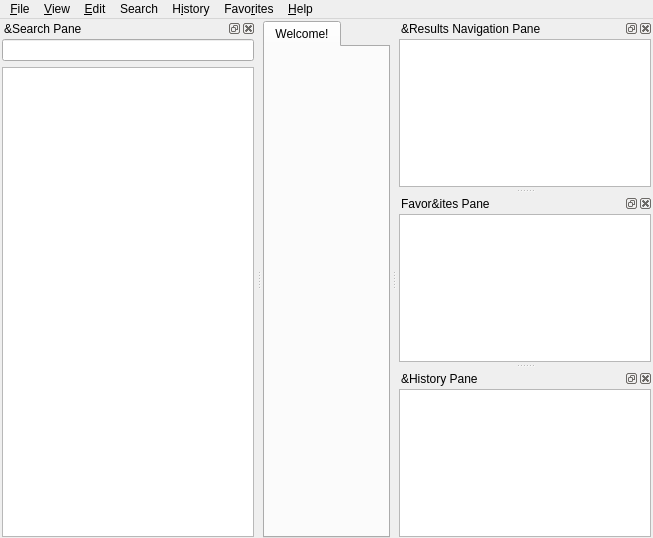
<?xml version="1.0" encoding="UTF-8"?>
<ui version="4.0">
 <class>MainWindow</class>
 <widget class="QMainWindow" name="MainWindow">
  <property name="geometry">
   <rect>
    <x>0</x>
    <y>0</y>
    <width>653</width>
    <height>538</height>
   </rect>
  </property>
  <property name="windowTitle">
   <string notr="true">GoldenDict-ng</string>
  </property>
  <widget class="QWidget" name="centralWidget">
   <layout class="QHBoxLayout" name="horizontalLayout_2">
    <property name="leftMargin">
     <number>1</number>
    </property>
    <property name="topMargin">
     <number>2</number>
    </property>
    <property name="rightMargin">
     <number>1</number>
    </property>
    <property name="bottomMargin">
     <number>0</number>
    </property>
    <item>
     <widget class="MainTabWidget" name="tabWidget">
      <property name="currentIndex">
       <number>0</number>
      </property>
      <property name="iconSize">
       <size>
        <width>16</width>
        <height>16</height>
       </size>
      </property>
      <property name="elideMode">
       <enum>Qt::ElideRight</enum>
      </property>
      <widget class="QWidget" name="tab">
       <attribute name="title">
        <string>Welcome!</string>
       </attribute>
       <layout class="QHBoxLayout" name="horizontalLayout_4">
        <property name="leftMargin">
         <number>0</number>
        </property>
        <property name="topMargin">
         <number>0</number>
        </property>
        <property name="rightMargin">
         <number>0</number>
        </property>
        <property name="bottomMargin">
         <number>0</number>
        </property>
       </layout>
      </widget>
     </widget>
    </item>
   </layout>
  </widget>
  <widget class="QMenuBar" name="menubar">
   <property name="geometry">
    <rect>
     <x>0</x>
     <y>0</y>
     <width>653</width>
     <height>22</height>
    </rect>
   </property>
   <widget class="QMenu" name="menuFile">
    <property name="title">
     <string>&amp;File</string>
    </property>
    <addaction name="newTab"/>
    <addaction name="separator"/>
    <addaction name="pageSetup"/>
    <addaction name="printPreview"/>
    <addaction name="print"/>
    <addaction name="separator"/>
    <addaction name="saveArticle"/>
    <addaction name="separator"/>
    <addaction name="rescanFiles"/>
    <addaction name="separator"/>
    <addaction name="actionCloseToTray"/>
    <addaction name="quit"/>
   </widget>
   <widget class="QMenu" name="menu_Edit">
    <property name="title">
     <string>&amp;Edit</string>
    </property>
    <addaction name="dictionaries"/>
    <addaction name="preferences"/>
   </widget>
   <widget class="QMenu" name="menu_Help">
    <property name="title">
     <string>&amp;Help</string>
    </property>
    <addaction name="showReference"/>
    <addaction name="separator"/>
    <addaction name="visitHomepage"/>
    <addaction name="visitForum"/>
    <addaction name="separator"/>
    <addaction name="openConfigFolder"/>
    <addaction name="separator"/>
    <addaction name="about"/>
   </widget>
   <widget class="QMenu" name="menuView">
    <property name="title">
     <string>&amp;View</string>
    </property>
    <widget class="QMenu" name="menuZoom">
     <property name="title">
      <string>&amp;Zoom</string>
     </property>
    </widget>
    <addaction name="menuZoom"/>
   </widget>
   <widget class="QMenu" name="menuHistory">
    <property name="title">
     <string>H&amp;istory</string>
    </property>
    <addaction name="showHideHistory"/>
    <addaction name="exportHistory"/>
    <addaction name="importHistory"/>
    <addaction name="separator"/>
    <addaction name="clearHistory"/>
   </widget>
   <widget class="QMenu" name="menuSearch">
    <property name="title">
     <string>Search</string>
    </property>
    <addaction name="searchInPageAction"/>
    <addaction name="fullTextSearchAction"/>
   </widget>
   <widget class="QMenu" name="menuFavorites">
    <property name="title">
     <string>Favo&amp;rites</string>
    </property>
    <addaction name="showHideFavorites"/>
    <addaction name="exportFavorites"/>
    <addaction name="ExportFavoritesToList"/>
    <addaction name="importFavorites"/>
    <addaction name="separator"/>
    <addaction name="actionAddToFavorites"/>
   </widget>
   <addaction name="menuFile"/>
   <addaction name="menuView"/>
   <addaction name="menu_Edit"/>
   <addaction name="menuSearch"/>
   <addaction name="menuHistory"/>
   <addaction name="menuFavorites"/>
   <addaction name="menu_Help"/>
  </widget>
  <widget class="QDockWidget" name="searchPane">
   <property name="windowTitle">
    <string>&amp;Search Pane</string>
   </property>
   <attribute name="dockWidgetArea">
    <number>1</number>
   </attribute>
   <widget class="SearchPaneWidget" name="searchPaneWidget">
    <property name="sizePolicy">
     <sizepolicy hsizetype="Preferred" vsizetype="Preferred">
      <horstretch>0</horstretch>
      <verstretch>0</verstretch>
     </sizepolicy>
    </property>
    <layout class="QVBoxLayout" name="verticalLayout">
     <property name="leftMargin">
      <number>2</number>
     </property>
     <property name="topMargin">
      <number>1</number>
     </property>
     <property name="rightMargin">
      <number>2</number>
     </property>
     <property name="bottomMargin">
      <number>1</number>
     </property>
     <item>
      <widget class="QLineEdit" name="translateLine">
       <property name="frame">
        <bool>true</bool>
       </property>
      </widget>
     </item>
     <item>
      <widget class="QListWidget" name="wordList"/>
     </item>
    </layout>
   </widget>
  </widget>
  <widget class="QDockWidget" name="dictsPane">
   <property name="windowTitle">
    <string>&amp;Results Navigation Pane</string>
   </property>
   <attribute name="dockWidgetArea">
    <number>2</number>
   </attribute>
   <widget class="DictsPaneWidget" name="dictsPaneWidget">
    <layout class="QVBoxLayout" name="verticalLayout_2">
     <property name="leftMargin">
      <number>2</number>
     </property>
     <property name="topMargin">
      <number>1</number>
     </property>
     <property name="rightMargin">
      <number>2</number>
     </property>
     <property name="bottomMargin">
      <number>1</number>
     </property>
     <item>
      <widget class="QListWidget" name="dictsList"/>
     </item>
    </layout>
   </widget>
  </widget>
  <widget class="QDockWidget" name="favoritesPane">
   <property name="windowTitle">
    <string>Favor&amp;ites Pane</string>
   </property>
   <attribute name="dockWidgetArea">
    <number>2</number>
   </attribute>
   <widget class="FavoritesPaneWidget" name="favoritesPaneWidget">
    <layout class="QVBoxLayout" name="verticalLayout_3">
     <property name="leftMargin">
      <number>2</number>
     </property>
     <property name="topMargin">
      <number>1</number>
     </property>
     <property name="rightMargin">
      <number>2</number>
     </property>
     <property name="bottomMargin">
      <number>1</number>
     </property>
     <item>
      <widget class="QTreeView" name="favoritesTree"/>
     </item>
    </layout>
   </widget>
  </widget>
  <widget class="QDockWidget" name="historyPane">
   <property name="windowTitle">
    <string>&amp;History Pane</string>
   </property>
   <attribute name="dockWidgetArea">
    <number>2</number>
   </attribute>
   <widget class="HistoryPaneWidget" name="historyPaneWidget">
    <layout class="QVBoxLayout" name="verticalLayout_4">
     <property name="spacing">
      <number>2</number>
     </property>
     <property name="leftMargin">
      <number>2</number>
     </property>
     <property name="topMargin">
      <number>1</number>
     </property>
     <property name="rightMargin">
      <number>2</number>
     </property>
     <property name="bottomMargin">
      <number>1</number>
     </property>
     <item>
      <widget class="QListView" name="historyList"/>
     </item>
    </layout>
   </widget>
  </widget>
  <action name="dictionaries">
   <property name="icon">
    <iconset resource="../../resources.qrc">
     <normaloff>:/icons/book.svg</normaloff>:/icons/book.svg</iconset>
   </property>
   <property name="text">
    <string>&amp;Dictionaries...</string>
   </property>
   <property name="shortcut">
    <string>F3</string>
   </property>
   <property name="menuRole">
    <enum>QAction::NoRole</enum>
   </property>
  </action>
  <action name="preferences">
   <property name="icon">
    <iconset resource="../../resources.qrc">
     <normaloff>:/icons/configure.svg</normaloff>:/icons/configure.svg</iconset>
   </property>
   <property name="text">
    <string>&amp;Preferences...</string>
   </property>
   <property name="shortcut">
    <string>F4</string>
   </property>
   <property name="menuRole">
    <enum>QAction::PreferencesRole</enum>
   </property>
  </action>
  <action name="visitHomepage">
   <property name="text">
    <string>&amp;Homepage</string>
   </property>
   <property name="menuRole">
    <enum>QAction::NoRole</enum>
   </property>
  </action>
  <action name="about">
   <property name="text">
    <string>&amp;About</string>
   </property>
   <property name="toolTip">
    <string>About GoldenDict-ng</string>
   </property>
   <property name="menuRole">
    <enum>QAction::AboutRole</enum>
   </property>
  </action>
  <action name="quit">
   <property name="text">
    <string>&amp;Quit</string>
   </property>
   <property name="toolTip">
    <string>Quit from application</string>
   </property>
   <property name="shortcut">
    <string>Ctrl+Q</string>
   </property>
   <property name="menuRole">
    <enum>QAction::QuitRole</enum>
   </property>
  </action>
  <action name="visitForum">
   <property name="text">
    <string>&amp;Forum</string>
   </property>
   <property name="menuRole">
    <enum>QAction::NoRole</enum>
   </property>
  </action>
  <action name="actionCloseToTray">
   <property name="text">
    <string>&amp;Close To Tray</string>
   </property>
   <property name="toolTip">
    <string>Minimizes the window to tray</string>
   </property>
   <property name="shortcut">
    <string>Ctrl+F4</string>
   </property>
   <property name="menuRole">
    <enum>QAction::NoRole</enum>
   </property>
  </action>
  <action name="saveArticle">
   <property name="icon">
    <iconset>
     <normalon>:/icons/filesave.png</normalon>
    </iconset>
   </property>
   <property name="text">
    <string>&amp;Save Article</string>
   </property>
   <property name="toolTip">
    <string>Save Article</string>
   </property>
   <property name="shortcut">
    <string>F2</string>
   </property>
   <property name="menuRole">
    <enum>QAction::NoRole</enum>
   </property>
  </action>
  <action name="print">
   <property name="icon">
    <iconset resource="../../resources.qrc">
     <normaloff>:/icons/print.svg</normaloff>:/icons/print.svg</iconset>
   </property>
   <property name="text">
    <string>&amp;Print</string>
   </property>
   <property name="shortcut">
    <string>Ctrl+P</string>
   </property>
   <property name="menuRole">
    <enum>QAction::NoRole</enum>
   </property>
  </action>
  <action name="pageSetup">
   <property name="text">
    <string>Page Set&amp;up</string>
   </property>
   <property name="menuRole">
    <enum>QAction::NoRole</enum>
   </property>
  </action>
  <action name="printPreview">
   <property name="text">
    <string>Print Pre&amp;view</string>
   </property>
   <property name="menuRole">
    <enum>QAction::NoRole</enum>
   </property>
  </action>
  <action name="rescanFiles">
   <property name="text">
    <string>&amp;Rescan Files</string>
   </property>
   <property name="shortcut">
    <string>Ctrl+F5</string>
   </property>
   <property name="menuRole">
    <enum>QAction::NoRole</enum>
   </property>
  </action>
  <action name="clearHistory">
   <property name="text">
    <string>&amp;Clear</string>
   </property>
   <property name="menuRole">
    <enum>QAction::NoRole</enum>
   </property>
  </action>
  <action name="newTab">
   <property name="icon">
    <iconset resource="../../resources.qrc">
     <normaloff>:/icons/addtab.svg</normaloff>:/icons/addtab.svg</iconset>
   </property>
   <property name="text">
    <string>&amp;New Tab</string>
   </property>
   <property name="shortcut">
    <string>Ctrl+T</string>
   </property>
   <property name="shortcutContext">
    <enum>Qt::WidgetShortcut</enum>
   </property>
   <property name="menuRole">
    <enum>QAction::NoRole</enum>
   </property>
  </action>
  <action name="openConfigFolder">
   <property name="text">
    <string>&amp;Configuration Folder</string>
   </property>
   <property name="menuRole">
    <enum>QAction::NoRole</enum>
   </property>
  </action>
  <action name="showHideHistory">
   <property name="text">
    <string>&amp;Show</string>
   </property>
   <property name="shortcut">
    <string>Ctrl+H</string>
   </property>
   <property name="menuRole">
    <enum>QAction::NoRole</enum>
   </property>
  </action>
  <action name="exportHistory">
   <property name="text">
    <string>&amp;Export</string>
   </property>
   <property name="menuRole">
    <enum>QAction::NoRole</enum>
   </property>
  </action>
  <action name="importHistory">
   <property name="text">
    <string>&amp;Import</string>
   </property>
   <property name="menuRole">
    <enum>QAction::NoRole</enum>
   </property>
  </action>
  <action name="alwaysOnTop">
   <property name="checkable">
    <bool>true</bool>
   </property>
   <property name="text">
    <string>&amp;Always on Top</string>
   </property>
   <property name="toolTip">
    <string>Always on Top</string>
   </property>
   <property name="shortcut">
    <string>Ctrl+O</string>
   </property>
  </action>
  <action name="menuOptions">
   <property name="icon">
    <iconset resource="../../resources.qrc">
     <normaloff>:/icons/menu_button.svg</normaloff>:/icons/menu_button.svg</iconset>
   </property>
   <property name="text">
    <string>Menu Button</string>
   </property>
   <property name="toolTip">
    <string>Menu Button</string>
   </property>
  </action>
  <action name="searchInPageAction">
   <property name="text">
    <string>Search in page</string>
   </property>
   <property name="shortcut">
    <string>Ctrl+F</string>
   </property>
   <property name="menuRole">
    <enum>QAction::TextHeuristicRole</enum>
   </property>
  </action>
  <action name="fullTextSearchAction">
   <property name="text">
    <string>Full-text search</string>
   </property>
   <property name="shortcut">
    <string>Ctrl+Shift+F</string>
   </property>
   <property name="shortcutContext">
    <enum>Qt::WidgetWithChildrenShortcut</enum>
   </property>
   <property name="menuRole">
    <enum>QAction::TextHeuristicRole</enum>
   </property>
  </action>
  <action name="showReference">
   <property name="text">
    <string>ABD dictionary reference</string>
   </property>
   <property name="shortcut">
    <string>F1</string>
   </property>
  </action>
  <action name="showHideFavorites">
   <property name="text">
    <string>Show</string>
   </property>
   <property name="shortcut">
    <string notr="true">Ctrl+I</string>
   </property>
  </action>
  <action name="exportFavorites">
   <property name="text">
    <string>Export</string>
   </property>
  </action>
  <action name="importFavorites">
   <property name="text">
    <string>Import</string>
   </property>
  </action>
  <action name="actionAddToFavorites">
   <property name="text">
    <string>Add</string>
   </property>
   <property name="statusTip">
    <string>Add current tab to Favorites</string>
   </property>
   <property name="shortcut">
    <string>Ctrl+E</string>
   </property>
  </action>
  <action name="ExportFavoritesToList">
   <property name="text">
    <string>Export to list</string>
   </property>
  </action>
 </widget>
 <customwidgets>
  <customwidget>
   <class>SearchPaneWidget</class>
   <extends>QWidget</extends>
   <header>searchpanewidget.hh</header>
   <container>1</container>
  </customwidget>
  <customwidget>
   <class>DictsPaneWidget</class>
   <extends>QWidget</extends>
   <header>dictspanewidget.hh</header>
   <container>1</container>
  </customwidget>
  <customwidget>
   <class>MainTabWidget</class>
   <extends>QTabWidget</extends>
   <header>maintabwidget.hh</header>
   <container>1</container>
  </customwidget>
  <customwidget>
   <class>HistoryPaneWidget</class>
   <extends>QWidget</extends>
   <header>historypanewidget.hh</header>
   <container>1</container>
  </customwidget>
  <customwidget>
   <class>FavoritesPaneWidget</class>
   <extends>QWidget</extends>
   <header>favoritespanewidget.hh</header>
   <container>1</container>
  </customwidget>
 </customwidgets>
 <tabstops>
  <tabstop>translateLine</tabstop>
  <tabstop>tabWidget</tabstop>
  <tabstop>dictsList</tabstop>
 </tabstops>
 <resources>
  <include location="../../resources.qrc"/>
 </resources>
 <connections/>
</ui>
